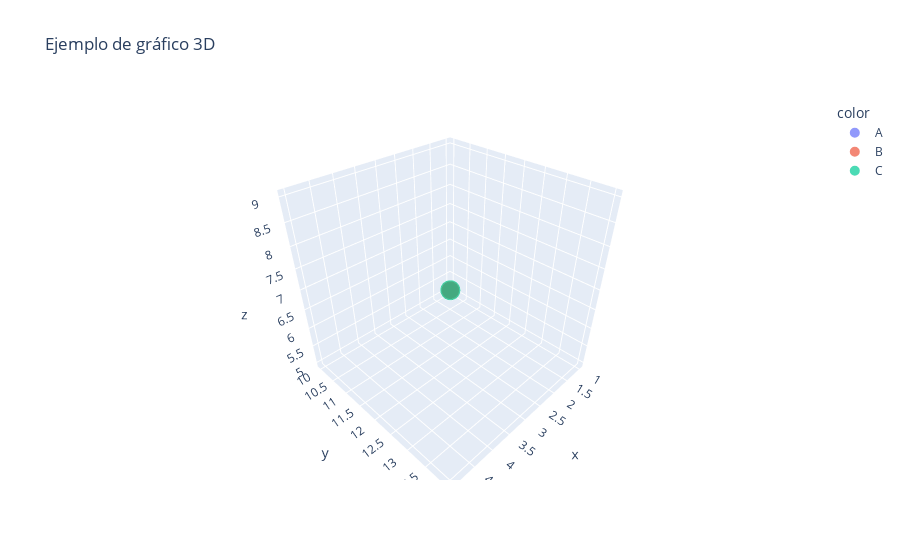

The code cell stored with this chart in its notebook:
### Code cell
import plotly.express as px
import pandas as pd

# Datos de ejemplo
df = pd.DataFrame({
    "x": [1, 2, 3, 4, 5],
    "y": [10, 11, 12, 13, 14],
    "z": [5, 6, 7, 8, 9],
    "color": ["A", "A", "B", "B", "C"]
})

# Gráfico 3D
fig = px.scatter_3d(df, x="x", y="y", z="z", color="color", size="z", title="Ejemplo de gráfico 3D")
fig.show()

### Figure 1 — Plotly figure (JSON) as saved in the notebook; plotly's stock layout.template omitted (floating-point values rounded to 4 significant figures)
{"data": [{"hovertemplate": "color=A<br>x=%{x}<br>y=%{y}<br>z=%{marker.size}<extra></extra>", "legendgroup": "A", "marker": {"color": "#636efa", "size": [5, 6], "sizemode": "area", "sizeref": 0.0225, "symbol": "circle"}, "mode": "markers", "name": "A", "scene": "scene", "showlegend": true, "type": "scatter3d", "x": [1, 2], "y": [10, 11], "z": [5, 6]}, {"hovertemplate": "color=B<br>x=%{x}<br>y=%{y}<br>z=%{marker.size}<extra></extra>", "legendgroup": "B", "marker": {"color": "#EF553B", "size": [7, 8], "sizemode": "area", "sizeref": 0.0225, "symbol": "circle"}, "mode": "markers", "name": "B", "scene": "scene", "showlegend": true, "type": "scatter3d", "x": [3, 4], "y": [12, 13], "z": [7, 8]}, {"hovertemplate": "color=C<br>x=%{x}<br>y=%{y}<br>z=%{marker.size}<extra></extra>", "legendgroup": "C", "marker": {"color": "#00cc96", "size": [9], "sizemode": "area", "sizeref": 0.0225, "symbol": "circle"}, "mode": "markers", "name": "C", "scene": "scene", "showlegend": true, "type": "scatter3d", "x": [5], "y": [14], "z": [9]}], "layout": {"legend": {"itemsizing": "constant", "title": {"text": "color"}, "tracegroupgap": 0}, "scene": {"domain": {"x": [0, 1], "y": [0, 1]}, "xaxis": {"title": {"text": "x"}}, "yaxis": {"title": {"text": "y"}}, "zaxis": {"title": {"text": "z"}}}, "title": {"text": "Ejemplo de gráfico 3D"}}}
